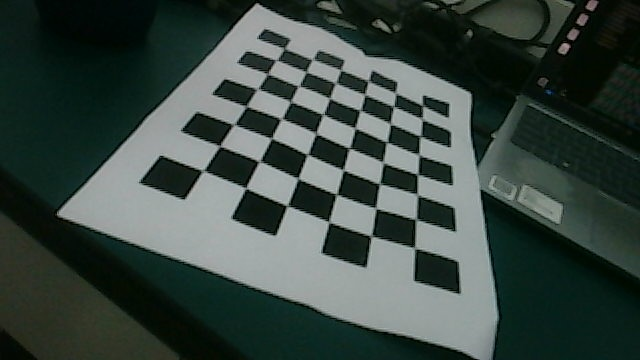
//> input picture build/1.jpg, 640 x 360 px, given in place of the camera
$ ./woke   (built with g++ and OpenCV 4)
//> lines starting //> are read from the running program, lines starting //| are printed output that depends on the picture
#include<opencv2/opencv.hpp>
#include<iostream>
using namespace std;
using namespace cv;
Mat yvchuli(Mat img)//用于图像的预处理
{
    //通道分离
    vector<Mat>ann;
    split(img,ann);
    Mat img0=ann[2]-ann[0]/6.3;

    // 二值化
    Mat img1;
    threshold(img0,img1,215,255,THRESH_BINARY);
    // imshow("img1",img1);

    // 高斯
    GaussianBlur(img1,img1,Size(5,5),0);

    // 形态学
    Mat img2;
    Mat element=getStructuringElement(MORPH_RECT,Size(7,7));
    morphologyEx(img1,img2,MORPH_CLOSE,element);
    // imshow("img2",img2);

    return img2;
}
vector<vector<Point>> findlunkuo(Mat img2,Mat img)//查找轮廓
{
    vector<vector<Point>>ann;
    vector<Vec4i>hir;
    findContours(img2,ann,hir,RETR_TREE,CHAIN_APPROX_NONE);

    // drawContours(img,ann,-1,Scalar(0,0,0),5);   //放个绘制轮廓便于观察

    return ann;
}
RotatedRect rrr[2];Rect sanwei[2];
void shaixuan(vector<vector<Point>>ann0,Mat imgg)//设置条件筛选轮廓
{
    for(int i=0;i<ann0.size();i++)
    {
        RotatedRect roi=minAreaRect(ann0[i]);
        Rect aaa0=boundingRect(ann0[i]);//三维

        //轮廓过小\过小则排除
        if(roi.size.height*roi.size.width<30&&roi.size.height*roi.size.width>(imgg.cols*imgg.rows)/6)
        {continue;}

        //长宽比小于2.2的排除
        if(roi.size.height>roi.size.width)
        {
            if(roi.size.height/roi.size.width<2.2){continue;}
        }
        else if(roi.size.width>roi.size.height)
        {
            if(roi.size.width/roi.size.height<2.2){continue;}
        }

        for(int j=0;j<ann0.size();j++)//轮廓矩形之间对比
        {
            if(i==j){continue;}

            RotatedRect roj=minAreaRect(ann0[j]);
            Rect aaa1=boundingRect(ann0[j]);//三维

            //角度尝试
            if(roj.size.width>roj.size.height)
            {
                if(roi.angle<50||roj.angle<50){continue;}
            }
            else if(roj.size.height>roj.size.width)
            {
                if(roi.angle>40||roj.angle>40){continue;}
                else if(roj.angle==90||roi.angle==90){continue;}//横着的矩形排除
            }

            //面积差不可大于两个轮廓的最大面积的一半
            if(abs(roj.size.height*roj.size.width-roi.size.height*roj.size.width)>max(roj.size.height*roj.size.width,roi.size.height*roj.size.width)/2)
            {continue;}

            //角度差大则排除
            if(abs(roi.angle-roj.angle)>15){continue;}


            // //中心点y值相差大则排除
            if(abs (roi.center.y-roj.center.y)>abs((roi.size.width-roi.size.height)) || abs (roi.center.y-roj.center.y)>abs( (roj.size.width-roj.size.height)))
            {continue;}

            // //中心值x值相差大则排除
            if(abs (roi.center.x-roj.center.x)> abs((roi.size.width-roi.size.height)*4) || abs (roi.center.x-roj.center.x)>abs( (roj.size.width-roj.size.height)*4 ))
            {continue;}

            // //中心值x值相差小也排除
            if(abs (roi.center.x-roj.center.x)< abs((roi.size.width-roi.size.height)*2) || abs (roi.center.x-roj.center.x)<abs( (roj.size.width-roj.size.height)*2 ))
            {continue;}

            // cout<<"roi的角度"<<roi.angle<<endl;
            // cout<<"roj的角度"<<roj.angle<<endl;

            //筛选完的轮廓矩形
            rrr[0]=roj;
            rrr[1]=roi;

            //二维信息接收
            sanwei[0]=aaa0;
            sanwei[1]=aaa1;

        }
    }
}
void jvxing(Mat img2)//画出中心点和围住装甲板
{
    //瞄准装甲板中心点
    circle( img2,Point( (rrr[0].center.x+rrr[1].center.x)/2,(rrr[0].center.y+rrr[1].center.y)/2 ),10,Scalar(0,0,255),FILLED );

    //画装甲板矩形
    Point2f vect0[4];
    Point2f vect1[4];
    rrr[0].points(vect0);
    rrr[1].points(vect1);
    if(vect0[0].x<vect1[0].x)
    {
        if(vect0[3].y>vect0[1].y){rectangle(img2,vect0[0],vect1[2],Scalar(0,255,0),5);}
        else{rectangle(img2,vect0[2],vect1[0],Scalar(0,255,0),5);}
    }
    else
    {
        if(vect0[3].y>vect0[1].y){rectangle(img2,vect0[2],vect1[0],Scalar(0,255,0),5);}
        else{rectangle(img2,vect0[0],vect1[2],Scalar(0,255,0),5);}
    }

    // [12 lines of commented-out code are left out]

}
int sanweia(Mat framimg0)//输出平移向量和旋转向量
{
    Mat cameraMatrix = (Mat_<double>(3, 3) <<976.3268391629416, 0, 126.2400522817966,0, 745.3827832976327, 199.5296404260386,0, 0, 1);//内参矩阵
    Mat distCoeffs = (Mat_<double>(5, 1) << 0.5200687726809431, -0.3777490426637254, -0.045160952365915, -0.1042501407959941, -0.1492688106449521);//畸变系数

    vector<Point2f> image;
    if(sanwei[0].x<sanwei[1].x)//相机坐标系上的二维坐标
    {
        image=vector<Point2f>
        {
        Point2f(sanwei[0].x+sanwei[0].width,sanwei[0].y),
        Point2f(sanwei[1].x,sanwei[1].y),
        Point2f(sanwei[1].x,sanwei[1].y+sanwei[1].height),
        Point2f(sanwei[0].x+sanwei[0].width,sanwei[0].y+sanwei[0].height)
        };
    }
    else if(sanwei[1].x<sanwei[0].x)
    {
        image=vector<Point2f>
        {
            Point2f(sanwei[1].x+sanwei[1].width,sanwei[1].y),
            Point2f(sanwei[0].x,sanwei[0].y),
            Point2f(sanwei[0].x,sanwei[0].y+sanwei[0].height),
            Point2f(sanwei[1].x+sanwei[1].width,sanwei[1].y+sanwei[1].height)
        };
    }
    else if(sanwei[1].x==sanwei[0].x){return 0;}

    vector<Point3f> obj=vector<Point3f>//世界坐标系
    {
        Point3f(-6.15f,2.5f,0),
        Point3f(-6.15f,-2.5f,0),
        Point3f(6.15f,-2.5f,0),
        Point3f(6.15f,2.5f,0)
    };
    Mat rvec, tvec;
    solvePnP(obj,image,cameraMatrix,distCoeffs,rvec,tvec);

    cout<<"三维坐标"<<tvec<<endl;

    return 0;
}
int main()
{
     VideoCapture cap(0);
    cap.set(CAP_PROP_EXPOSURE,500);
       for(;;)
    {
        Mat fram;
        cap>>fram;
//> fram is the input picture: 360 rows x 640 cols, CV_8UC3; mean B, G, R 65.7, 71.4, 58.4
        // fram=imread("/home/duan/桌面/_cgi-bin_mmwebwx-bin_webwxgetmsgimg &MsgID=5918751192324073520&skey=@crypt_7217a448_74fbdec6adf975ce5157eb9cf2974bac&mmweb_appid=wx_webfilehelper.jpeg");
        Mat framimg=fram;

        //调整大小
        resize(fram,fram,Size(0,0),2,2);
//> fram: 720 rows x 1280 cols, CV_8UC3
        resize(framimg,framimg,Size(0,0),2,2);

        //预处理
        fram=yvchuli(fram);
//> in yvchuli, `split(img,ann);`:
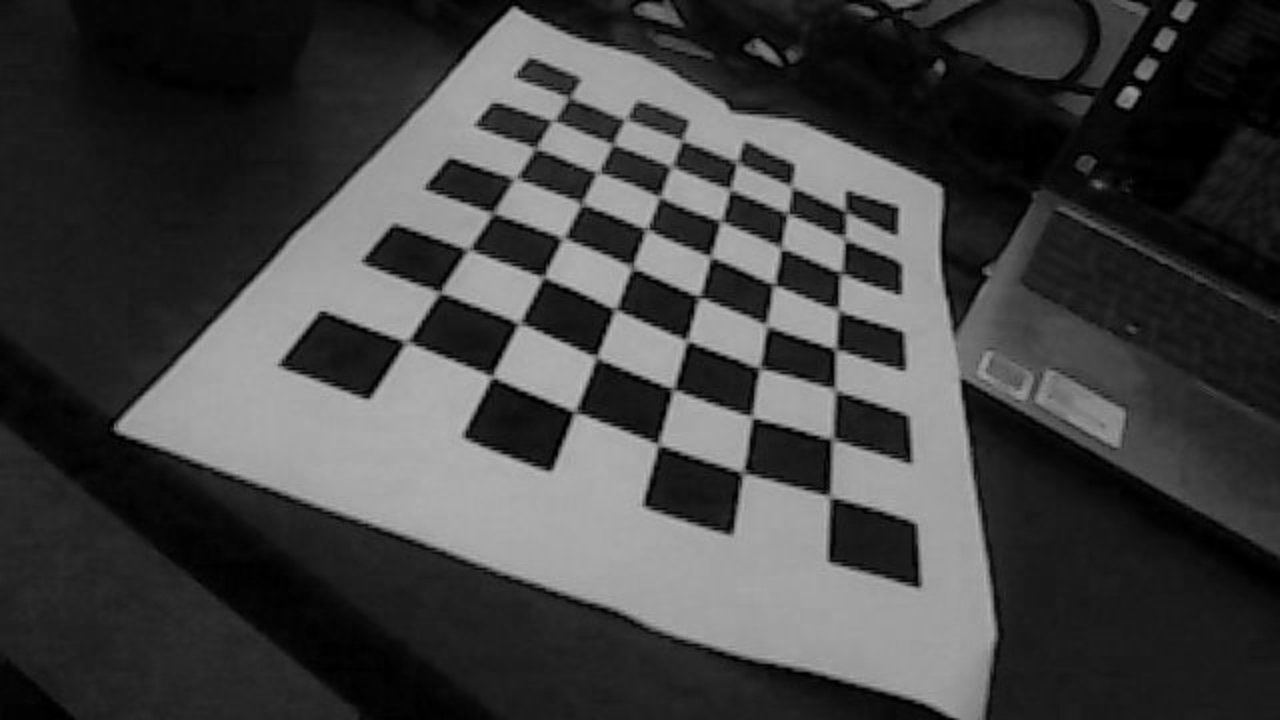
//> ann[0]: 720 rows x 1280 cols, CV_8UC1; min 0, max 188, mean 65.7
//> in yvchuli, `split(img,ann);`:
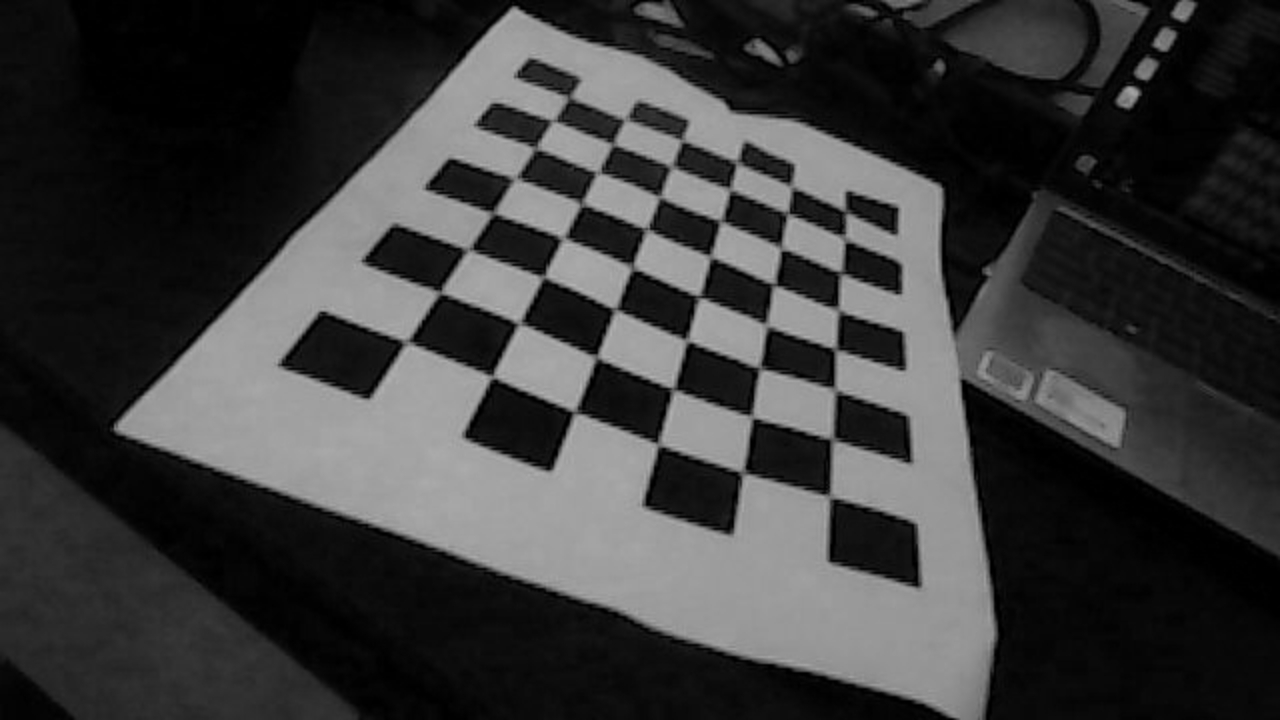
//> ann[2]: 720 rows x 1280 cols, CV_8UC1; min 0, max 179, mean 58.4
//> in yvchuli, `Mat img0=ann[2]-ann[0]/6.3;`:
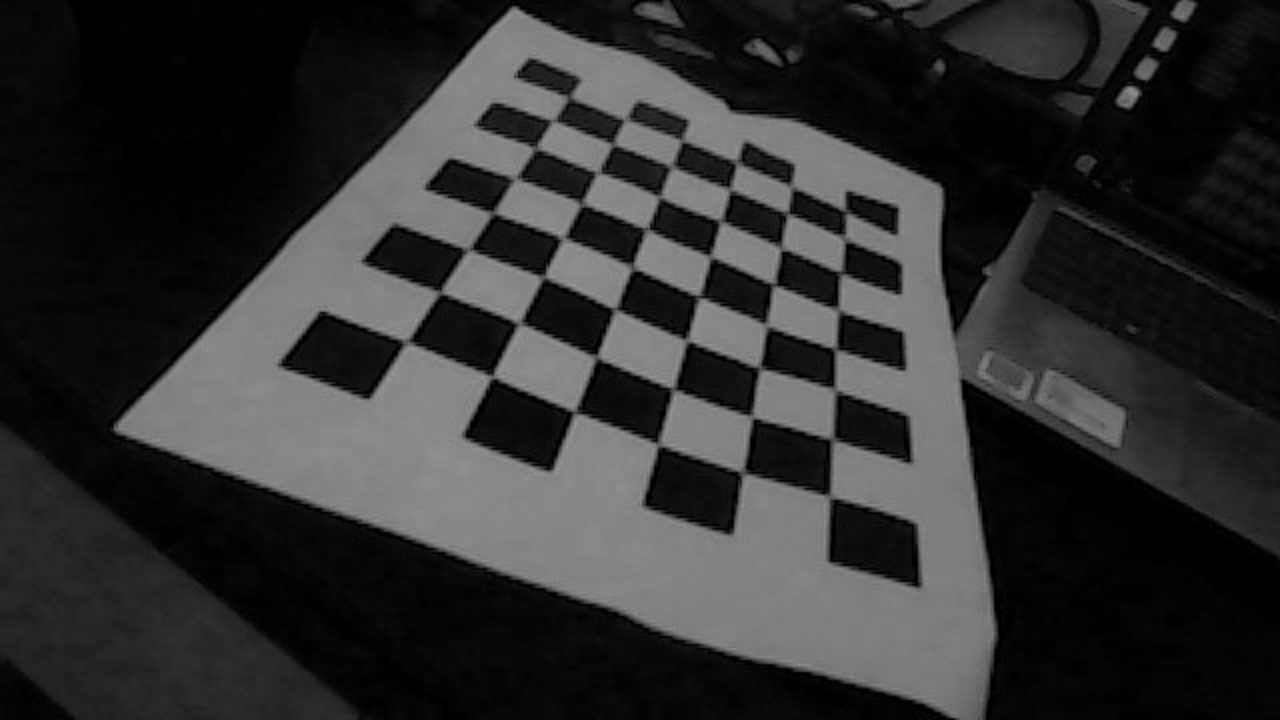
//> img0: 720 rows x 1280 cols, CV_8UC1; min 0, max 150, mean 48
//> in yvchuli, `threshold(img0,img1,215,255,THRESH_BINARY);`: img1: 720 rows x 1280 cols, CV_8UC1; every value is 0

        //查找轮廓
        vector<vector<Point>>abb;
        abb=findlunkuo(fram,framimg);
//> in findlunkuo, `findContours(img2,ann,hir,RETR_TREE,CHAIN_APPROX_NONE);`: ann = 0 contours; hir = empty
//> abb = 0 contours

        //筛选轮廓矩形
        shaixuan(abb,fram);
//> after the loop in shaixuan, `for(int i=0;i<ann0.size();i++)`: rrr = 2 RotatedRects (x, y, width, height, angle): [0, 0, 0, 0, 0], [0, 0, 0, 0, 0]; sanwei = 2 Rects (x, y, width, height): [0, 0, 0, 0], [0, 0, 0, 0]

       //画装甲板矩形和中心点
       jvxing(framimg);
//> in jvxing, `circle( img2,Point( (rrr[0].center.x+rrr[1].center.x)/2,(rrr[0].center..`: img2: 720 rows x 1280 cols, CV_8UC3; mean B, G, R 65.7, 71.3, 58.4
//> in jvxing, `else{rectangle(img2,vect0[0],vect1[2],Scalar(0,255,0),5);}`: img2: 720 rows x 1280 cols, CV_8UC3; mean B, G, R 65.7, 71.3, 58.4

       //三维信息
       sanweia(framimg);

       //窗口
       imshow("检测窗口",fram);
       imshow("结果窗口",framimg);

        waitKey(1);
    }
    return 0;
}

$ run again, on build/2.jpg
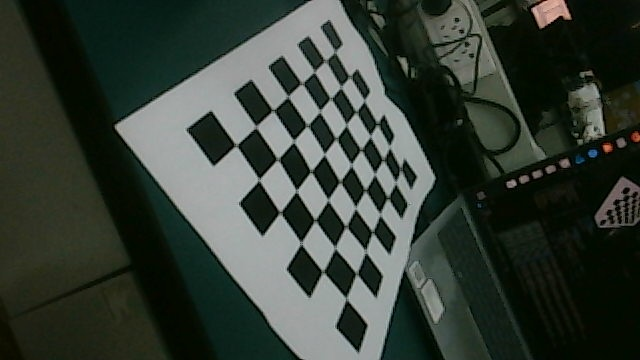
//> input picture build/2.jpg, 640 x 360 px, given in place of the camera
//> fram is the input picture: 360 rows x 640 cols, CV_8UC3; mean B, G, R 52.8, 61.4, 52.8
//> fram: 720 rows x 1280 cols, CV_8UC3
//> in yvchuli, `split(img,ann);`:
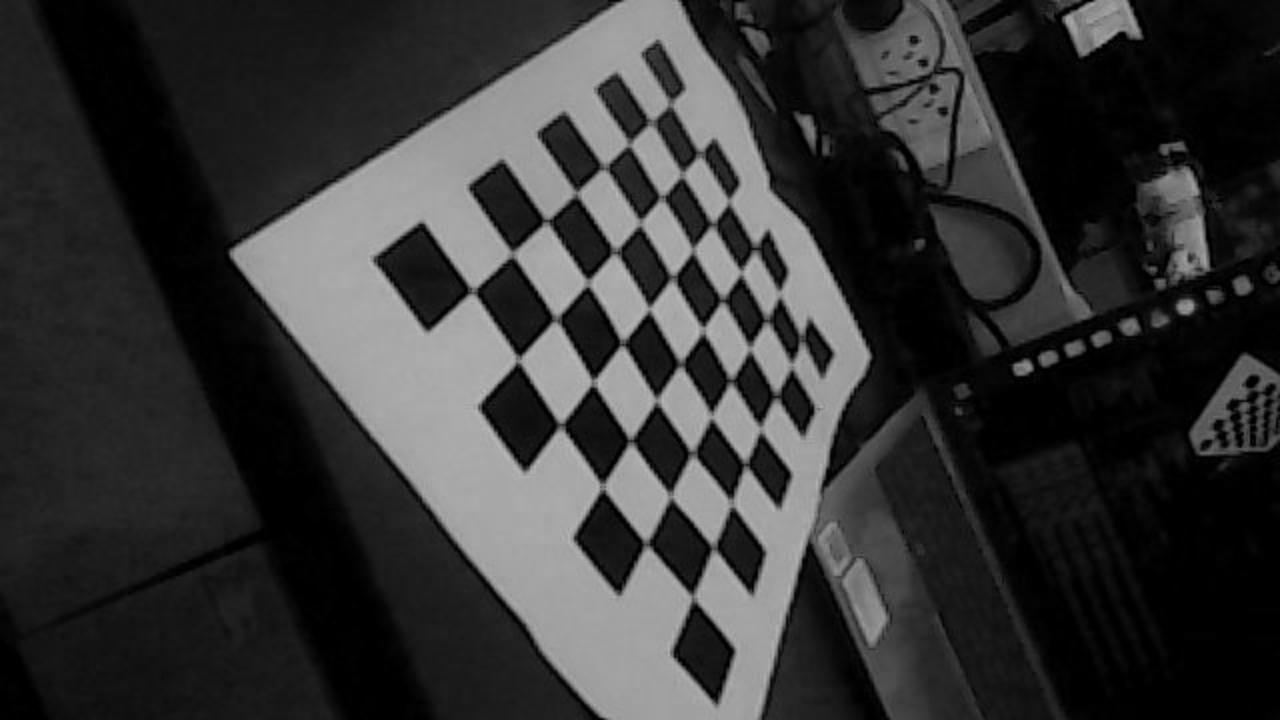
//> ann[0]: 720 rows x 1280 cols, CV_8UC1; min 0, max 185, mean 52.8
//> in yvchuli, `Mat img0=ann[2]-ann[0]/6.3;`:
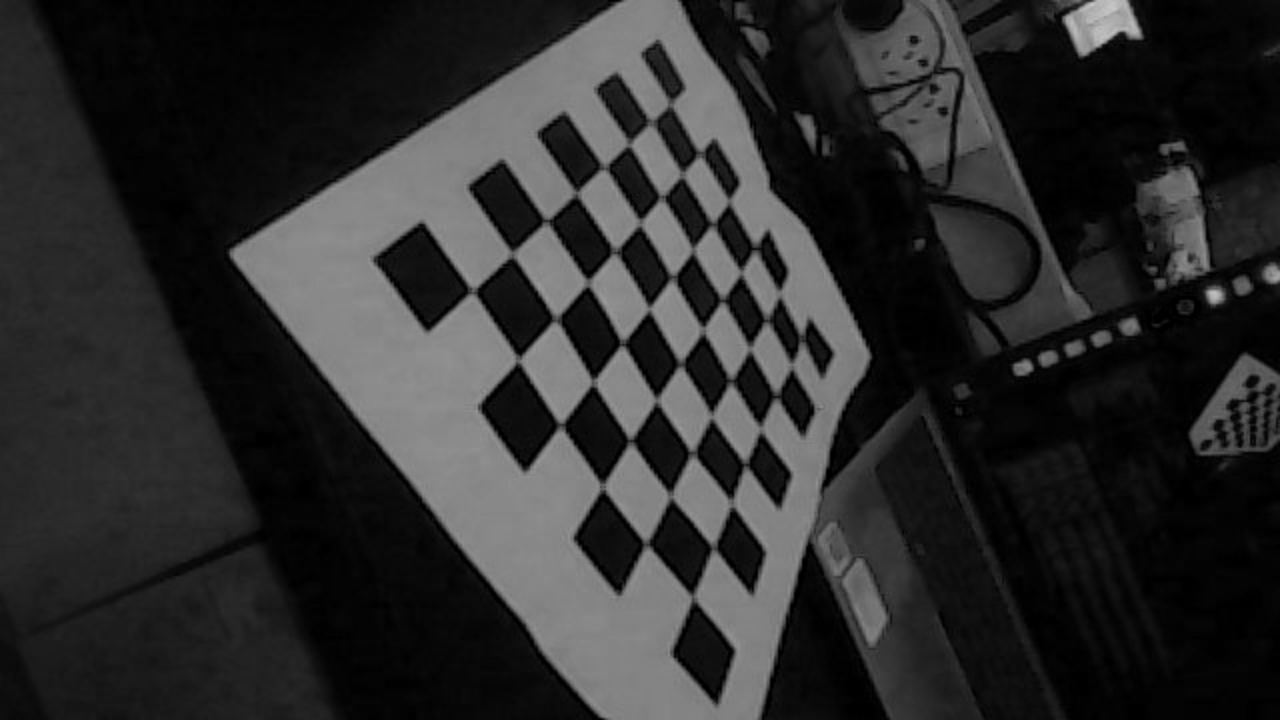
//> img0: 720 rows x 1280 cols, CV_8UC1; min 0, max 200, mean 44.4
//> img1: 720 rows x 1280 cols, CV_8UC1; every value is 0
//> ann = 0 contours; hir = empty
//> abb = 0 contours
//> after the loop in shaixuan, `for(int i=0;i<ann0.size();i++)`: rrr = 2 RotatedRects (x, y, width, height, angle): [0, 0, 0, 0, 0], [0, 0, 0, 0, 0]; sanwei = 2 Rects (x, y, width, height): [0, 0, 0, 0], [0, 0, 0, 0]
